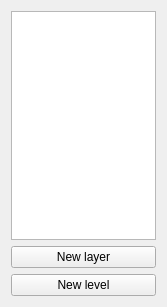
<?xml version="1.0" encoding="UTF-8"?>
<ui version="4.0">
 <class>MapLevelsList</class>
 <widget class="QWidget" name="MapLevelsList">
  <property name="geometry">
   <rect>
    <x>0</x>
    <y>0</y>
    <width>167</width>
    <height>307</height>
   </rect>
  </property>
  <property name="windowTitle">
   <string>Form</string>
  </property>
  <layout class="QVBoxLayout" name="verticalLayout">
   <item>
    <widget class="QTreeView" name="treeViewLevels">
     <property name="editTriggers">
      <set>QAbstractItemView::NoEditTriggers</set>
     </property>
     <property name="itemsExpandable">
      <bool>true</bool>
     </property>
     <property name="expandsOnDoubleClick">
      <bool>false</bool>
     </property>
    </widget>
   </item>
   <item>
    <widget class="QPushButton" name="pushButtonNewLayer">
     <property name="text">
      <string>New layer</string>
     </property>
    </widget>
   </item>
   <item>
    <widget class="QPushButton" name="pushButtonNewLevel">
     <property name="text">
      <string>New level</string>
     </property>
    </widget>
   </item>
  </layout>
 </widget>
 <resources/>
 <connections>
  <connection>
   <sender>treeViewLevels</sender>
   <signal>doubleClicked(QModelIndex)</signal>
   <receiver>MapLevelsList</receiver>
   <slot>toggleLayerVisibleState(QModelIndex)</slot>
   <hints>
    <hint type="sourcelabel">
     <x>84</x>
     <y>134</y>
    </hint>
    <hint type="destinationlabel">
     <x>193</x>
     <y>353</y>
    </hint>
   </hints>
  </connection>
  <connection>
   <sender>treeViewLevels</sender>
   <signal>clicked(QModelIndex)</signal>
   <receiver>MapLevelsList</receiver>
   <slot>selectLayer(QModelIndex)</slot>
   <hints>
    <hint type="sourcelabel">
     <x>128</x>
     <y>180</y>
    </hint>
    <hint type="destinationlabel">
     <x>214</x>
     <y>440</y>
    </hint>
   </hints>
  </connection>
 </connections>
 <slots>
  <slot>selectLayer(QModelIndex)</slot>
  <slot>setSelected(QModelIndex)</slot>
 </slots>
</ui>
